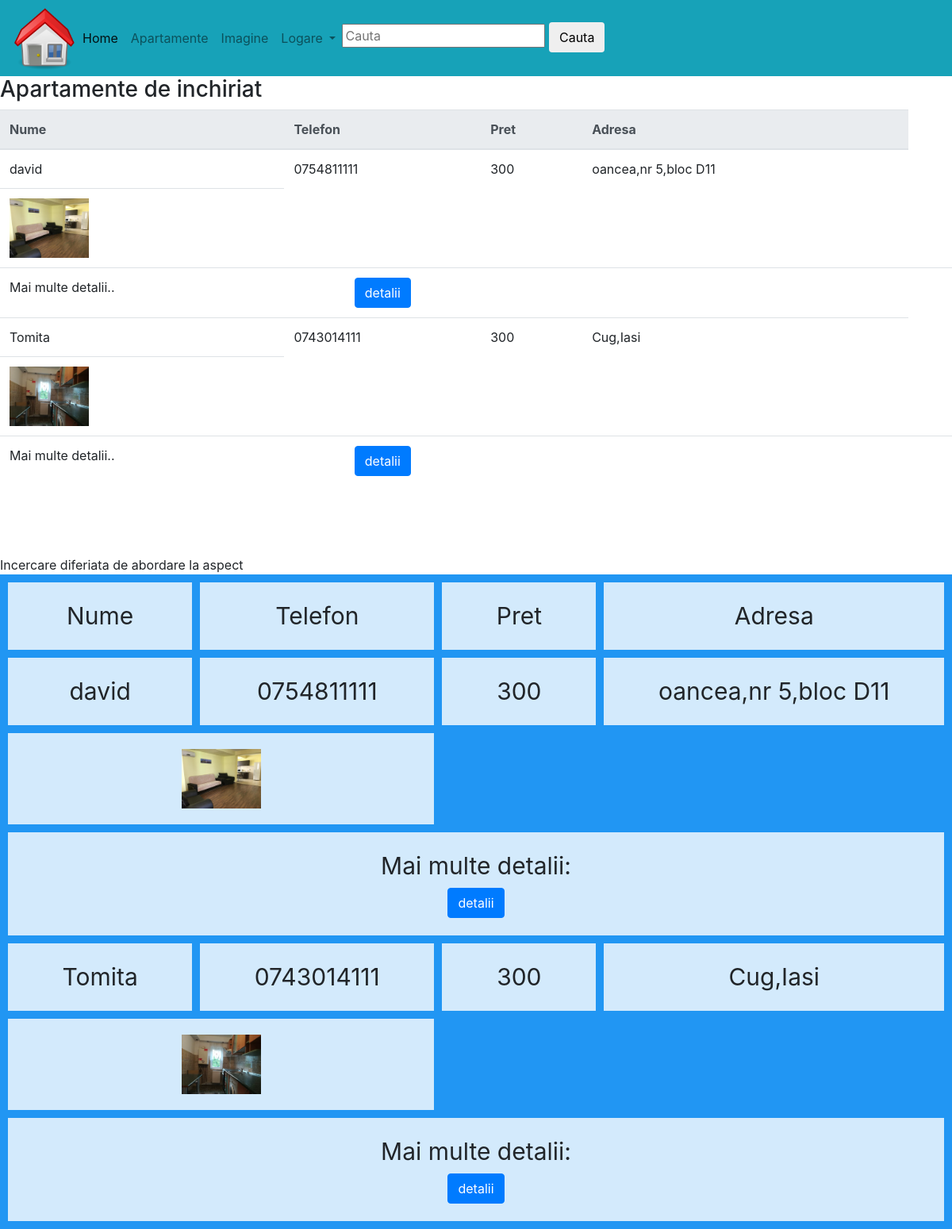
Before: / with the older database file.
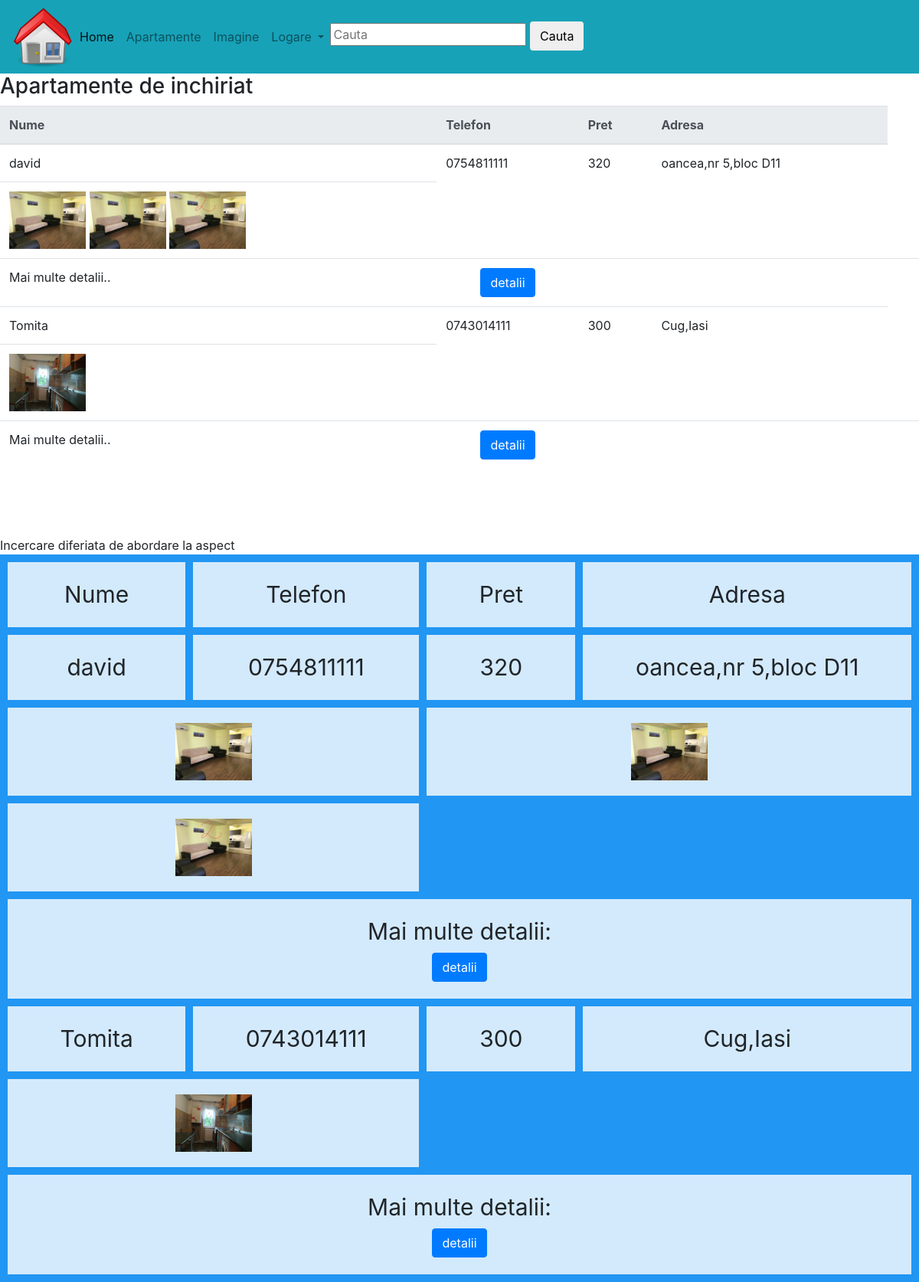
After: the same page with the newer database file.
### tables this page shows
CREATE TABLE `apartamente` (
  `id` int(11) NOT NULL,
  `nume` varchar(100) NOT NULL,
  `telefon` varchar(100) NOT NULL,
  `pret` int(11) NOT NULL,
  `adresa` varchar(100) NOT NULL,
  `descriere` text,
  `imagine` varchar(100) NOT NULL
);

### application/controllers/C_apartamente.php (called while the page is built, shortened)
<?php
class C_apartamente extends CI_Controller {
	public function index()
	{
                $this->load->model('Queries');
                $posts=$this->Queries->getPosts();
		$this->load->view('v_apartamente',['posts'=>$posts]);
	}
}

### index.php (called while the page is built, shortened)
<?php
require_once BASEPATH.'core/CodeIgniter.php';

### application/models/Queries.php (called while the page is built, shortened)
<?php
class Queries extends CI_Model{
    public function  getPosts(){
        $query= $this->db->get('apartamente');
        if($query->num_rows()>0){
            return $query->result();
        }
    }
}

### application/views/v_apartamente.php (the view)
<?php include_once 'header.php';?>
      <h3>Apartamente de inchiriat</h3>
 <table class="table">
    <thead class="thead-light">
      <tr>
        <th>Nume</th>
        <th>Telefon</th>
        <th>Pret</th>
        <th>Adresa</th>
      </tr>
    </thead>
    <tbody>
         <?php
            $atts = array(
        'class'       =>'btn btn-primary',
        'width'       => 800,
        'height'      => 700,
        'scrollbars'  => 'yes',
        'status'      => 'yes',
        'resizable'   => 'yes',
        'screenx'     => 0,
        'screeny'     => 0,
        'window_name' => '_blank');
        ?>
       <?php if(count($posts)):?>
       <?php foreach ($posts as $post):?>
      <tr>
          <td><?php echo $post->nume;?></td>
        <td><?php echo $post->telefon;?></td>
        <td><?php echo $post->pret;?></td>
        <td><?php echo $post->adresa;?></td>
      </tr>
      <tr>
        <?php
        $imagini=$post->imagine;
        $imaginiSplit= explode(',', $imagini);
         echo '<td>';
        foreach ($imaginiSplit as $imagine) {
        echo '<img width="100" src="'.base_url().'/assets/imagini/'.$imagine.'"'.'>'.'  ';
        }
        echo '</td>';
        ?>
      </tr>
      <tr>
          <td>Mai multe detalii..</td>
          <td>
            <?php
            echo "<center>".anchor("c_apartamente/view/{$post->id}", 'detalii', $atts)."</center>";
            ?>
          </td>
          <td></td>
          <td></td>
          <td></td>
      </tr>
      <?php endforeach; ?>
     <?php else: ?>
      <tr>
          <td>Nu sunt inregistrari</td>
      </tr>
      <?php endif;?>
    </tbody>
  </table>
   <br><br><br>
   Incercare diferiata de abordare la aspect
   <br>
   <div class="grid-container">
  <div class="itemHeader">Nume</div>
  <div class="itemHeader">Telefon</div>
  <div class="itemHeader">Pret</div>
  <div class="itemHeader">Adresa</div>
   <?php if(count($posts)):?>
   <?php foreach ($posts as $post):?>
   <?php echo '<div class="itemLineCol1">'.$post->nume.'</div>';?>
   <?php echo '<div class="itemLineCol2">'.$post->telefon.'</div>';?>
   <?php echo '<div class="itemLineCol3">'.$post->pret.'</div>';?>
   <?php echo '<div class="itemLineCol4">'.$post->adresa.'</div>';?>
    <?php
        $imagini=$post->imagine;
        $imaginiSplit= explode(',', $imagini);
        foreach ($imaginiSplit as $imagine) {
        echo '<div class="itemImage">'.'<img width="100" src="'.base_url().'/assets/imagini/'.$imagine.'"'.'>'.'</div>';
        }
   ?>
   <?php
    echo '<div class="itemDetails">'.'Mai multe detalii:'."<center>".anchor("c_apartamente/view/{$post->id}", 'detalii', $atts)."</center>".'</div>';
   ?>
   <?php endforeach; ?>
   <?php else: ?>
    <tr>
    <td>Nu sunt inregistrari</td>
   </tr>
   <?php endif;?>
</div>
<?php include_once 'footer.php';?>

### application/views/header.php (shortened to what this page needs)
<!DOCTYPE html>
<html>
    <head>
        <link rel="stylesheet" href="https://maxcdn.bootstrapcdn.com/bootstrap/4.0.0/css/bootstrap.min.css">
        <link rel="stylesheet" type="text/css" href=" <?php echo base_url().'/assets/css/style_v_apartamente.css';?>"
    </head>
    <enav class="navbar navbar-expand-lg navbar-light bg-info">
  <img src=" <?php echo base_url().'/assets/imagini/navHome.png';?>" width="80px" />
  <div class="collapse navbar-collapse" id="navbarNavDropdown">
    <ul class="navbar-nav">
      <li class="nav-item active">
          <a class="nav-link" href="<?php echo base_url('index.php') ?>">Home <span class="sr-only">(current)</span></a>
      </li>
      <li class="nav-item">
          <a class="nav-link" href="<?php echo base_url('index.php') ?>">Apartamente</a>
      </li>
      <li class="nav-item">
          <a class="nav-link" href="<?php echo base_url('index.php/C_image') ?>">Imagine</a>
      </li>
      <li class="nav-item dropdown">
        <a class="nav-link dropdown-toggle" href="#" id="navbarDropdownMenuLink" data-toggle="dropdown" aria-haspopup="true" aria-expanded="false">
          Logare
        </a>
      </li>
       <li>
        <form method="POST" action="#">
            <input type="text"  placeholder="Cauta" name="Cauta">
            <button type="submit" class="btn btn-default" name="submitCauta">Cauta</button>
       </form>
       </li>
    </ul>
  </div>
</enav>
  <body>

### application/views/footer.php
</body>
</html>

### assets/css/style_v_apartamente.css (style rules this page uses)
.grid-container { display: grid; grid-template-columns: auto auto auto auto; grid-gap: 10px; background-color: #2196F3; padding: 10px; }
.grid-container > div { background-color: rgba(255, 255, 255, 0.8); text-align: center; padding: 20px 0; font-size: 30px; }
.itemLineCol1 { grid-column-start:1; }
.itemLineCol2 { grid-column-start:2; }
.itemLineCol3 { grid-column-start:3; }
.itemLineCol4 { grid-column-start:4; }
.itemImage { grid-column-end: span 2; }
.itemDetails { grid-column-end:span 4; }

Changed rows visible on the page:
changed apartamente "david": pret "300" → "320"; imagine "img13.jpg" → "img13.jpg,ap1.jpg,ap2.jpg" (drawn)
